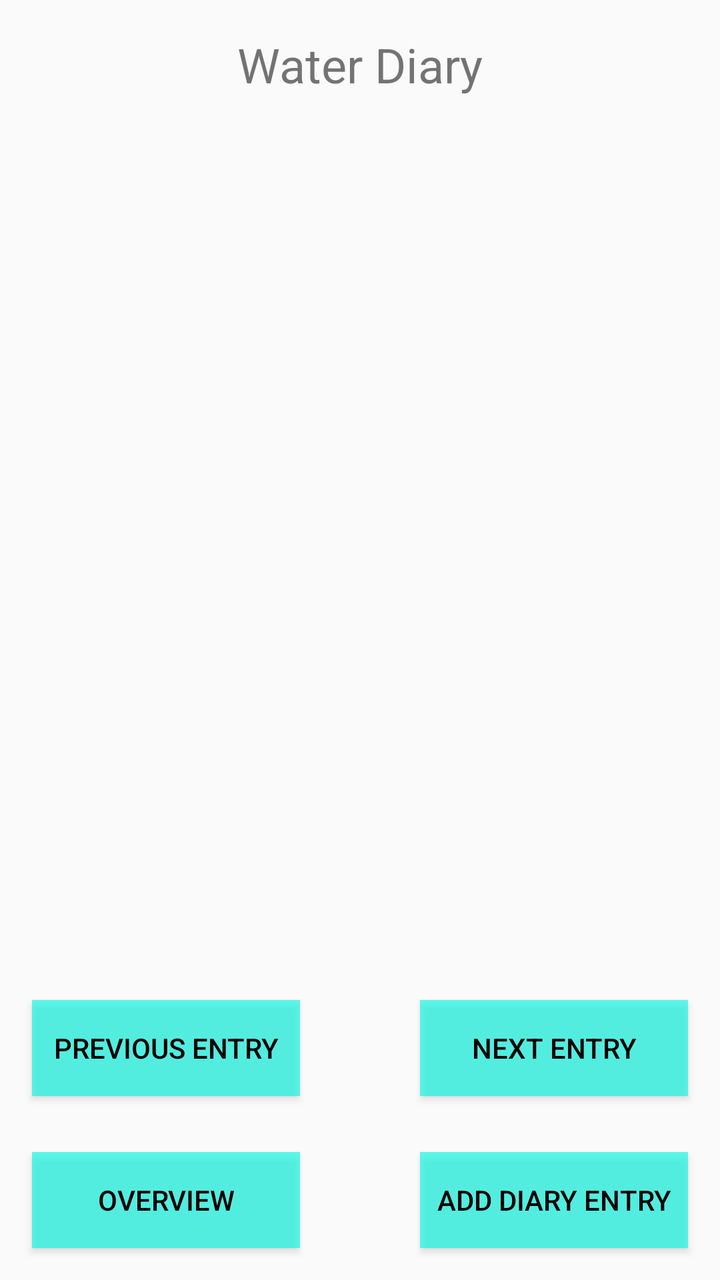
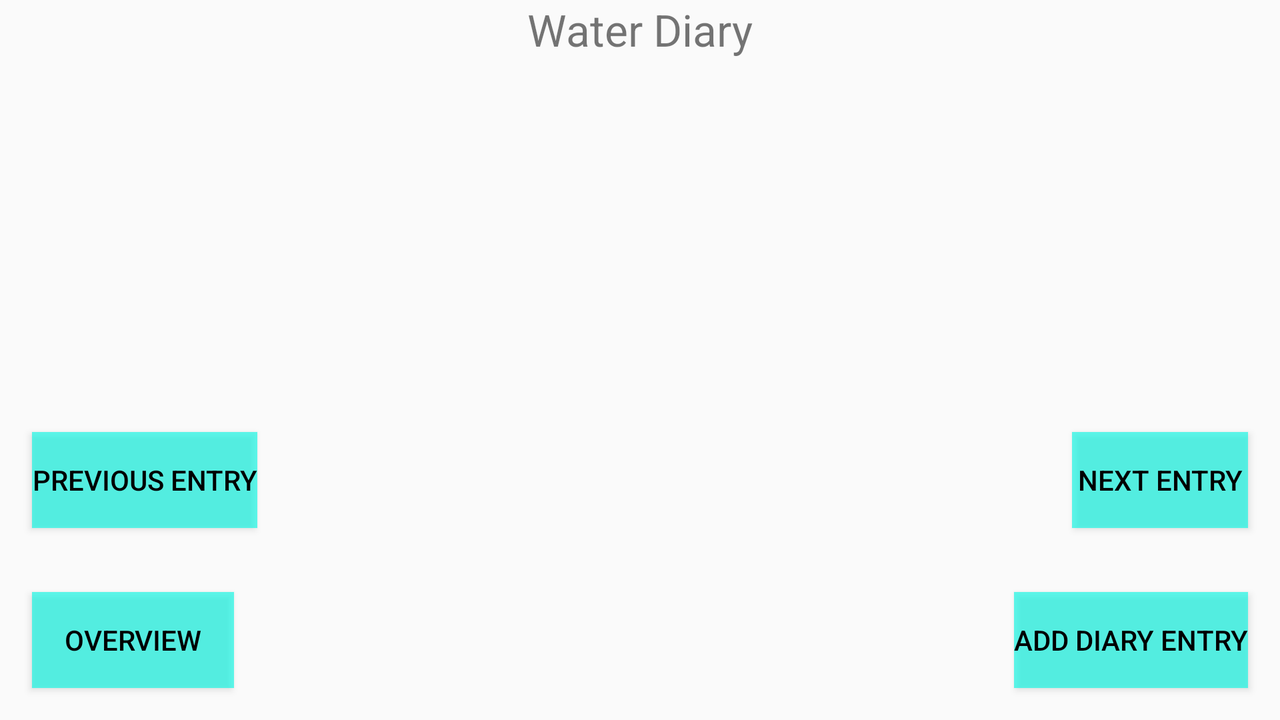

The same Android screen from two of the app's own layout files: first res/layout/ as a phone draws it, then the repository's variant for another configuration, drawn on a device whose configuration selects that folder. Both files follow.
<!-- AndroidManifest.xml: application theme AppTheme -->
<!-- res/layout/activity_diary.xml -->
<?xml version="1.0" encoding="utf-8"?>
<android.support.constraint.ConstraintLayout xmlns:android="http://schemas.android.com/apk/res/android"
    xmlns:app="http://schemas.android.com/apk/res-auto"
    xmlns:tools="http://schemas.android.com/tools"
    android:id="@+id/diaryLayout"
    android:layout_width="match_parent"
    android:layout_height="match_parent"
    tools:context=".DiaryActivity">

    <Button
        android:id="@+id/overviewbutton"
        android:layout_width="134dp"
        android:layout_height="wrap_content"
        android:layout_marginBottom="16dp"
        android:layout_marginStart="16dp"
        android:background="#a60df9e5"
        android:onClick="onOverviewButtonClick"
        android:text="@string/overview"
        android:textColor="#000000"
        app:layout_constraintBottom_toBottomOf="parent"
        app:layout_constraintStart_toStartOf="parent" />

    <Button
        android:id="@+id/previousbutton"
        android:layout_width="134dp"
        android:layout_height="wrap_content"
        android:layout_marginBottom="92dp"
        android:layout_marginStart="16dp"
        android:background="#a60df9e5"
        android:onClick="onPreviousClick"
        android:text="@string/previous_entry"
        android:textColor="#000000"
        app:layout_constraintBottom_toBottomOf="parent"
        app:layout_constraintStart_toStartOf="parent" />

    <Button
        android:id="@+id/nextbutton"
        android:layout_width="134dp"
        android:layout_height="wrap_content"
        android:layout_marginBottom="92dp"
        android:layout_marginEnd="16dp"
        android:background="#a60df9e5"
        android:onClick="onNextClick"
        android:text="@string/next_entry"
        android:textColor="#000000"
        app:layout_constraintBottom_toBottomOf="parent"
        app:layout_constraintEnd_toEndOf="parent" />

    <Button
        android:id="@+id/calculatorbutton"
        android:layout_width="134dp"
        android:layout_height="wrap_content"
        android:layout_marginBottom="16dp"
        android:layout_marginEnd="16dp"
        android:background="#a60df9e5"
        android:onClick="onCalculatorButtonClick"
        android:text="@string/calculator"
        android:textColor="#000000"
        app:layout_constraintBottom_toBottomOf="parent"
        app:layout_constraintEnd_toEndOf="parent" />

    <TextView
        android:id="@+id/DiaryEntryTView"
        android:layout_width="wrap_content"
        android:layout_height="wrap_content"
        android:layout_marginEnd="8dp"
        android:layout_marginStart="8dp"
        android:layout_marginTop="16dp"
        android:onClick="onPreviousClick"
        android:scrollbars="vertical"
        android:shadowColor="#65C568"
        android:text="@string/app_name"
        android:textSize="24sp"
        app:layout_constraintEnd_toEndOf="parent"
        app:layout_constraintStart_toStartOf="parent"
        app:layout_constraintTop_toTopOf="parent" />
</android.support.constraint.ConstraintLayout>
<!-- resources referenced by this layout -->
<resources>
  <string name="app_name">Water Diary</string>
  <string name="calculator">Add Diary Entry</string>
  <string name="next_entry">Next Entry</string>
  <string name="overview">Overview</string>
  <string name="previous_entry">Previous Entry</string>
  <style name="AppTheme" parent="Theme.AppCompat.Light.DarkActionBar">
          <item name="colorPrimary">@color/colorPrimary</item>
          <item name="colorPrimaryDark">@color/colorPrimaryDark</item>
          <item name="colorAccent">@color/colorAccent</item>
      </style>
  <color name="colorPrimary">#3F51B5</color>
  <color name="colorPrimaryDark">#303F9F</color>
  <color name="colorAccent">#0dd1f9</color>
</resources>
<!-- res/layout-land/activity_diary.xml (the repository's variant of the layout above) -->
<!-- drawn on the phone turned sideways -->
<?xml version="1.0" encoding="utf-8"?>
<android.support.constraint.ConstraintLayout xmlns:android="http://schemas.android.com/apk/res/android"
    xmlns:app="http://schemas.android.com/apk/res-auto"
    xmlns:tools="http://schemas.android.com/tools"
    android:id="@+id/diaryLayout"
    android:layout_width="match_parent"
    android:layout_height="match_parent"
    tools:context=".DiaryActivity">

    <Button
        android:id="@+id/overviewbutton"
        android:layout_width="101dp"
        android:layout_height="wrap_content"
        android:layout_marginBottom="16dp"
        android:layout_marginStart="16dp"
        android:background="#a60df9e5"
        android:onClick="onOverviewButtonClick"
        android:text="@string/overview"
        android:textColor="#000000"
        app:layout_constraintBottom_toBottomOf="parent"
        app:layout_constraintStart_toStartOf="parent" />

    <Button
        android:id="@+id/previousbutton"
        android:layout_width="wrap_content"
        android:layout_height="wrap_content"
        android:layout_marginBottom="32dp"
        android:layout_marginStart="16dp"
        android:background="#a60df9e5"
        android:onClick="onPreviousClick"
        android:text="@string/previous_entry"
        android:textColor="#000000"
        app:layout_constraintBottom_toTopOf="@+id/overviewbutton"
        app:layout_constraintStart_toStartOf="parent" />

    <Button
        android:id="@+id/nextbutton"
        android:layout_width="wrap_content"
        android:layout_height="wrap_content"
        android:layout_marginBottom="32dp"
        android:layout_marginEnd="16dp"
        android:background="#a60df9e5"
        android:onClick="onNextClick"
        android:text="@string/next_entry"
        android:textColor="#000000"
        app:layout_constraintBottom_toTopOf="@+id/calculatorbutton"
        app:layout_constraintEnd_toEndOf="parent" />

    <Button
        android:id="@+id/calculatorbutton"
        android:layout_width="wrap_content"
        android:layout_height="wrap_content"
        android:layout_marginBottom="16dp"
        android:layout_marginEnd="16dp"
        android:background="#a60df9e5"
        android:onClick="onCalculatorButtonClick"
        android:text="@string/calculator"
        android:textColor="#000000"
        app:layout_constraintBottom_toBottomOf="parent"
        app:layout_constraintEnd_toEndOf="parent" />

    <TextView
        android:id="@+id/DiaryEntryTView"
        android:layout_width="wrap_content"
        android:layout_height="wrap_content"
        android:layout_marginEnd="8dp"
        android:layout_marginStart="8dp"
        android:onClick="onPreviousClick"
        android:scrollbars="vertical"
        android:shadowColor="#65C568"
        android:text="@string/app_name"
        android:textSize="22sp"
        app:layout_constraintEnd_toEndOf="parent"
        app:layout_constraintStart_toStartOf="parent"
        app:layout_constraintTop_toTopOf="parent" />
</android.support.constraint.ConstraintLayout>
